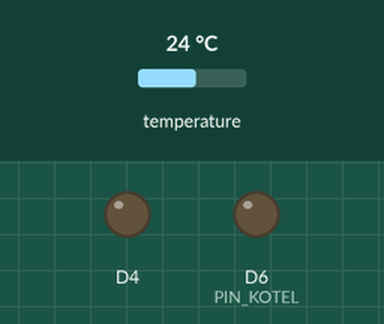
The sketch below on a simulated ESP8266 (NodeMCU). Shown: output pins drawn as LEDs (lit = HIGH, except the on-board LED, lit = LOW). The test bench sets the inputs (shaded band); at power-on: temperature 24 °C. WiFi joins after 1.5 s; servers stay silent unless stated; storage starts empty; what the sketch prints to the serial monitor is not drawn.

Above: at 5.4 s.
5.5 s: temperature set to 22.3 °C
8.2 s: temperature set to 21.1 °C
At 11.1 s:
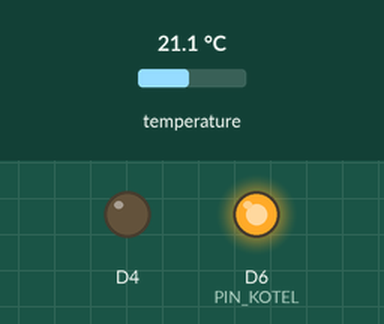
12.8 s: temperature set to 21.8 °C
16.5 s: temperature set to 22.9 °C
At 18.4 s:
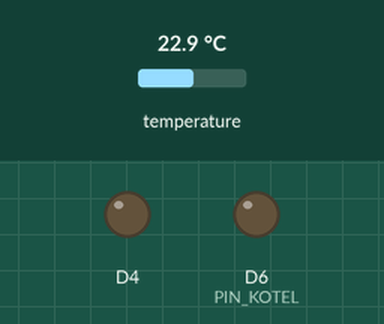
19.6 s: temperature set to 12 °C
At 21.7 s:
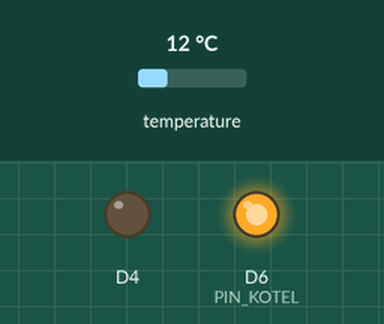
Timing chart, 0 to 23.2 s (numbered marks = the images above; inputs shaded):
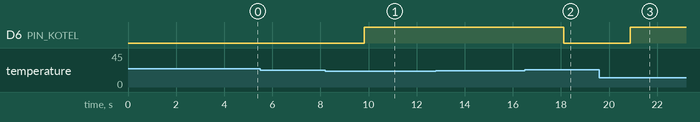

Measured:
- the behaviour switches between 22 and 21.9 °C on temperature (found by bisection; images 0 and 1)
- the behaviour switches between 22.1 and 22.2 °C on temperature (found by bisection; images 1 and 2)
- after the input at 5.5 s, every drawn part: stays the same
- after the input at 8.2 s, D6 (PIN_KOTEL): LOW → HIGH after 1.6 s
- after the input at 12.8 s, every drawn part: stays the same
- after the input at 16.5 s, D6 (PIN_KOTEL): HIGH → LOW after 1.6 s
- after the input at 19.6 s, D6 (PIN_KOTEL): LOW → HIGH after 1.3 s

The sketch:

termostat_ds18b20.ino
```cpp
#include <ESP8266WiFi.h>
#include <ESP8266HTTPClient.h>
#include <WiFiClient.h>
#include <ESP8266WebServer.h>
#include <OneWire.h>
#include <DallasTemperature.h>
#include<FS.h>
#include<ArduinoJson.h>

#define PIN_SENSOR_TEMPERATURE D7
#define PIN_KOTEL D6

bool podogrev = LOW;
const char* ssid = "****";
const char* password = "****";
ESP8266WebServer server(80);
IPAddress ip(192, 168, 0, 17); //статический IP
IPAddress gateway(192, 168, 0, 1);
IPAddress subnet(255, 255, 255, 0);
OneWire oneWire(PIN_SENSOR_TEMPERATURE);
DallasTemperature sensors(&oneWire);
HTTPClient http;

float t_zh = 22.0;
float delta = 0.1;
float delta_change = 0.1;
String jsonConfig = "{}";
float currentTemperature;
unsigned long lastRequestTemperature;

void handleRoot() {
  loadConfig();
  String s = "";
  s += "<h1>Температура в зале ";
  s += String(currentTemperature);
  s += "'C";
  s += "</h1>";
  s += "<h1>Подогрев ";
  s += (podogrev) ? "включен" : "выключен";
  s += "</h1>";
  s += "<h1>Шаг изменения температуры ";
  s += (String(delta_change));
  s += "</h1>";
  s += "<h2><a href=\"/delta_change_increase\">Увеличить</a> ";
  s += "<a href=\"/delta_change_decrease\">Уменьшить</a></h2>";
  s += "<h1>Желаемая температура ";
  s += (String(t_zh));
  s += " 'C";
  s += "</h1>";
  s += "<h2><a href=\"/temperature_increase\">Увеличить</a> ";
  s += "<a href=\"/temperature_decrease\">Уменьшить</a></h2>";
  s += "<h1>Допустимое отклонение ";
  s += (String(delta));
  s += "</h1>";
  s += "<h2><a href=\"/delta_increase\">Увеличить</a> ";
  s += "<a href=\"/delta_decrease\">Уменьшить</a></h2>";
  server.send(200, "text/html; charset=utf-8", s);
}

void change_value(String type, int inc) {
  if (type == "t")
  {
    t_zh = t_zh + delta_change * inc;
  }
  if (type == "delta")
  {
    delta = delta + 0.1 * inc;
  }
  if (type == "delta_change")
  {
    delta_change = delta_change + 0.1 * inc;
  }
  saveConfig();
  server.sendHeader("Location", String("/"), true);
  server.send ( 302, "text/plain", "");
}


void delta_change_increase()
{
  change_value("delta_change", 1);
}
void delta_change_decrease()
{
  change_value("delta_change", -1);
}
void temperature_increase()
{
  change_value("t", 1);
}
void temperature_decrease()
{
  change_value("t", -1);
}
void delta_increase()
{
  change_value("delta", 1);
}
void delta_decrease()
{
  change_value("delta", -1);
}

bool loadConfig() {
  // Открываем файл для чтения
  File configFile = SPIFFS.open("/config.json", "r");
  if (!configFile) {
    // если файл не найден
    Serial.println("Failed to open config file");
    //  Создаем файл запиав в него аные по умолчанию
    saveConfig();
    return false;
  }
  // Проверяем размер файла, будем использовать файл размером меньше 1024 байта
  size_t size = configFile.size();
  if (size > 1024) {
    Serial.println("Config file size is too large");
    return false;
  }
  // загружаем файл конфигурации в глобальную переменную
  jsonConfig = configFile.readString();
  // Резервируем памяь для json обекта буфер может рости по мере необходимти предпочтительно для ESP8266
  DynamicJsonBuffer jsonBuffer;
  //  вызовите парсер JSON через экземпляр jsonBuffer
  //  строку возьмем из глобальной переменной String jsonConfig
  JsonObject& root = jsonBuffer.parseObject(jsonConfig);
  // Теперь можно получить значения из root
  t_zh = root["t_zh"];
  delta = root["delta"];
  delta_change = root["delta_change"];
  return true;
}

bool saveConfig() {
  // Резервируем памяь для json обекта буфер может рости по мере необходимти предпочтительно для ESP8266
  DynamicJsonBuffer jsonBuffer;
  //  вызовите парсер JSON через экземпляр jsonBuffer
  JsonObject& json = jsonBuffer.parseObject(jsonConfig);
  // Заполняем поля json
  json["t_zh"] = t_zh;
  json["delta"] = delta;
  json["delta_change"] = delta_change;
  // Помещаем созданный json в глобальную переменную json.printTo(jsonConfig);
  json.printTo(jsonConfig);
  // Открываем файл для записи
  File configFile = SPIFFS.open("/config.json", "w");
  if (!configFile) {
    Serial.println("Failed to open config file for writing");
    return false;
  }
  // Записываем строку json в файл
  json.printTo(configFile);
  return true;
}


void setup() {
  delay(1000);
  pinMode(PIN_KOTEL, OUTPUT);
  delay(1000);
  Serial.begin(115200);
  SPIFFS.begin();
  WiFi.begin(ssid, password);
  WiFi.config(ip, gateway, subnet);
  Serial.println("");
  pinMode(BUILTIN_LED,OUTPUT);
  bool diod=true;
  // ожидание соединения
  while (WiFi.status() != WL_CONNECTED) {
    delay(500);
    diod= !diod;
    digitalWrite(BUILTIN_LED,diod);
    Serial.print(".");
  }
  digitalWrite(BUILTIN_LED,true);
  Serial.println("");
  Serial.print("Connected to ");
  Serial.println(ssid);
  Serial.print("IP address: ");
  Serial.println(WiFi.localIP());
  server.on("/", handleRoot);
  server.on("/delta_change_increase", delta_change_increase);
  server.on("/delta_change_decrease", delta_change_decrease);
  server.on("/temperature_increase", temperature_increase);
  server.on("/temperature_decrease", temperature_decrease);
  server.on("/delta_increase", delta_increase);
  server.on("/delta_decrease", delta_decrease);
  server.begin();
  Serial.println("HTTP server started");
  currentTemperature = temperature();
  lastRequestTemperature = millis();
}
void loop() {
  unsigned long currentTime = millis();
  if (abs(currentTime - lastRequestTemperature) > 2000)
  {
    currentTemperature = temperature();
    lastRequestTemperature = millis();
  }
  server.handleClient();
  if (podogrev)
  {
    if (currentTemperature > (t_zh + delta))
    {
      podogrevOff();
    }
  }
  else
  {
    if (currentTemperature < t_zh - delta)
    {
      podogrevOn();
    }
  }
}

float temperature()
{
  sensors.requestTemperatures();
  return sensors.getTempCByIndex(0);
}

void podogrevOn()
{
  podogrev = HIGH;
  digitalWrite(PIN_KOTEL,podogrev);
}
void podogrevOff()
{
  podogrev = LOW;
  digitalWrite(PIN_KOTEL,podogrev);
}
```
